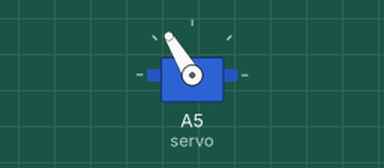
Bench run of a sketch on a simulated Arduino Uno, built with avr-gcc and run on an emulated ATmega328P. On the bench: servo. What the sketch prints to the serial monitor is not drawn.

Above: at 0.05 s.
Timing chart, 0 to 10.5 s (numbered marks = the images above):
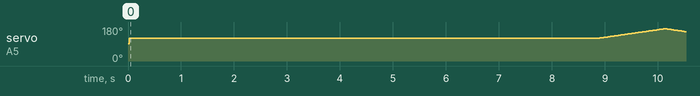

The sketch:

10_servo.ino
```cpp
/*
 * p10-11
 * Turn servo motor
 * Manually retyped
 *
 */

#include <Servo.h>

#define MAX_ANGLE 170
#define MIN_ANGLE 10
#define TICK 25

Servo servo = Servo();
int pos = (MAX_ANGLE + MIN_ANGLE) /2;
int step = 1;
long time = 0;

void setup() {
  servo.attach(A5);
  Serial.begin(9600);
  Serial.println("init");
}

void loop() {
  if (millis() - TICK > time) {
    time += TICK;
    if (pos > MAX_ANGLE || pos < MIN_ANGLE) {
      step = -step;
    }
    pos += step;
    servo.write(pos);
  }
}
```
